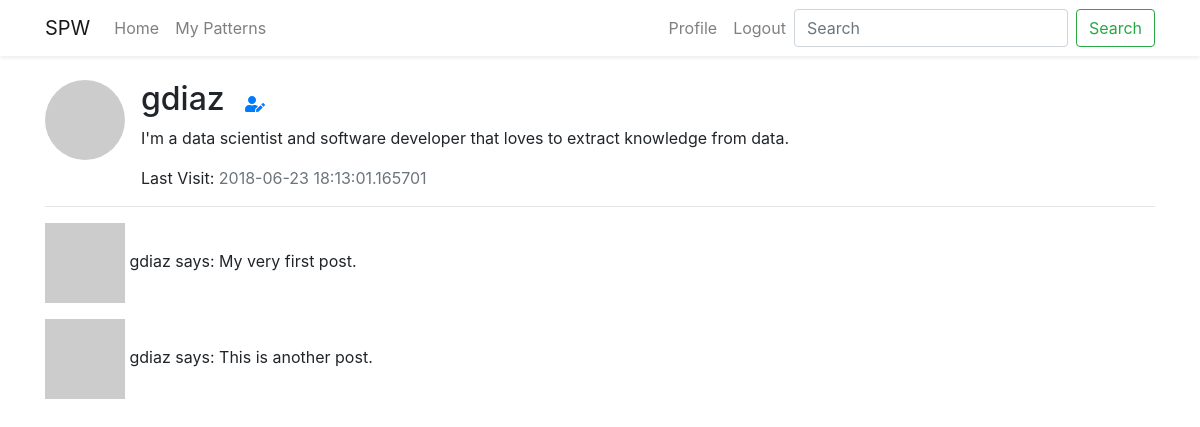
The page /user/gdiaz (signed in) on the database its author committed.
### src/models.py (models this page shows, shortened)
class User(UserMixin, db.Model):
    id = db.Column(db.Integer, primary_key=True)
    username = db.Column(db.String(64), index=True, unique=True)
    email = db.Column(db.String(128), index=True, unique=True)
    password_hash = db.Column(db.String(128))
    posts = db.relationship('Post', backref='author', lazy='dynamic')
    about_me = db.Column(db.String(140))
    last_seen = db.Column(db.DateTime, default=datetime.utcnow)
    def avatar(self, size):
        digest = md5(self.email.lower().encode('utf-8')).hexdigest()
        return f"https://www.gravatar.com/avatar/{digest}?d=identicon&s={size}"

### src/routes.py (the view)
@app.route('/user/<username>')
@login_required
def user(username):
    c_user = User.query.filter_by(username=username).first_or_404()
    posts = [
        {
            'author': c_user,
            'body': 'My very first post.'
        },
        {
            'author': c_user,
            'body': 'This is another post.'
        }
    ]
    return render_template('user.html', title=c_user.username, user=c_user, posts=posts)

### src/models.py (called while the page is built)
@login.user_loader
def load_user(idx):
    return User.query.get(int(idx))

### src/routes.py (called while the page is built)
@app.before_request
def before_request():
    if current_user.is_authenticated:
        current_user.last_seen = datetime.utcnow()
        db.session.commit()

### src/templates/user.html
{% extends 'base.html' %}
{% block content %}
    <div class="media">
        <img src="{{ user.avatar(128) }}" alt="Profile Image" class="rounded-circle mr-3">
        <div class="media-body">
            <h2 class="mt-0 mr-3 d-inline">{{ user.username }}</h2>
            {% if user == current_user %}
            <a href="{{ url_for('edit_profile') }}"><i
                class="fas fa-user-edit"></i>
            </a>
            {% endif %}
            {% if user.about_me %}
                <p class="mt-2">{{ user.about_me }}</p>
            {% else %}
                <p class="text-muted mt-2">Tell us something about you.</p>
            {% endif %}
            {% if user.last_seen %} <p class="d-inline">Last Visit: </p>
                <p class="text-muted d-inline">{{ user.last_seen }}</p>{% endif %}
        </div>
    </div>
    <hr>
    {% for post in posts %}
        {% include "includes/_post.html" %}
    {% endfor %}
{% endblock %}

### src/templates/base.html (shortened to what this page needs)
<!DOCTYPE html>
<html lang="en">
<head>
    <link rel="stylesheet" href="https://stackpath.bootstrapcdn.com/bootstrap/4.1.1/css/bootstrap.min.css"
>
    <link rel="stylesheet" href="https://use.fontawesome.com/releases/v5.1.0/css/all.css"
>
</head>
<body>
{% include "includes/_navbar.html" %}
<br>
<div class="container">
    {% block content %}{% endblock %}
</div>
</body>
</html>

### src/templates/includes/_navbar.html (shortened to what this page needs)
<nav class="navbar navbar-expand-lg navbar-light shadow-sm">
    <div class="container">
        <a class="navbar-brand" href="/">SPW</a>
        <div class="collapse navbar-collapse" id="navbarSupportedContent">
            <ul class="navbar-nav mr-auto">
                <li class="nav-item">
                    <a class="nav-link" href="{{ url_for('index') }}">Home</a>
                </li>
                <li class="nav-item">
                    <a class="nav-link" href="{{ url_for('my_patterns') }}">My Patterns</a>
                </li>
            </ul>
            <ul class="navbar-nav ml-auto">
                {% if current_user.is_anonymous %}
                    <li class="nav-item">
                        <a href="{{ url_for('login') }}" class="nav-link">Login</a>
                    </li>
                {% else %}
                    <li class="nav-item">
                        <a href="{{ url_for('user', username=current_user.username) }}" class="nav-link">Profile</a>
                    </li>
                    <li class="nav-item">
                        <a href="{{ url_for('logout') }}" class="nav-link">Logout</a>
                    </li>
                {% endif %}
            </ul>
            <form class="form-inline my-2 my-lg-0">
                <input class="form-control mr-sm-2" type="search" placeholder="Search" aria-label="Search">
                <button class="btn btn-outline-success my-2 my-sm-0" type="submit">Search</button>
            </form>
        </div>
    </div>
</nav>

### src/templates/includes/_post.html
<p>
    <img src="{{ post.author.avatar(36) }}" alt="Profile Image">
    {{ post.author.username }} says: {{ post.body }}
</p>

### rows shown on the page
User: username "gdiaz", about_me "I'm a data scientist and software developer that loves to extract knowledge from data.", last_seen "2018-06-23 18:13:01.165701", author.username "gdiaz" "gdiaz"

### other values the page prints
{{ post.body }} "My very first post." "This is another post."
